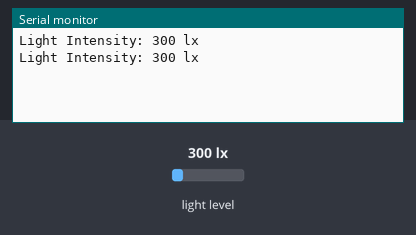
The program below on a simulated ESP8266 (NodeMCU). Parts: the last lines printed to the serial monitor. The inputs (shaded band) are chosen by the test bench; at power-on: light level 300 lx.

Above: at 10.8 s.
10.9 s: light level set to 40 lx
At 20.4 s:
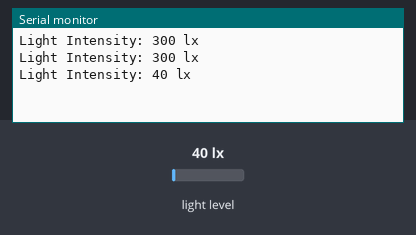
20.9 s: light level set to 500 lx
At 30.4 s:
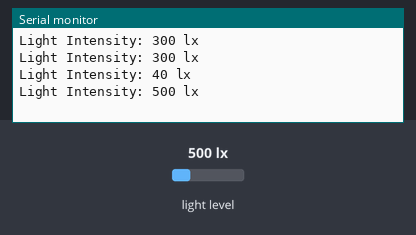
Timing chart, 0 to 31.9 s (numbered marks = the images above; inputs shaded):
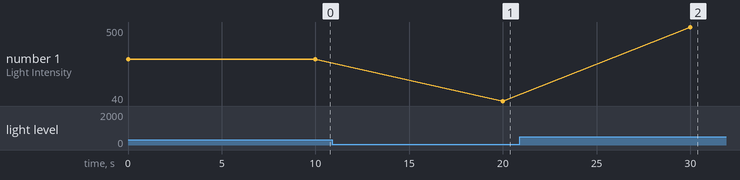

The program:

main.cpp
```cpp
#include <Arduino.h>
#include <BH1750.h>

// put function declarations here:
int myFunction(int, int);
BH1750 lightSensor;

void setup() {
  // put your setup code here, to run once:
  int result = myFunction(2, 3);
  Serial.begin(115200);
  lightSensor.begin();
}

void loop() {
  uint16_t lux = lightSensor.readLightLevel();
  Serial.print("Light Intensity: ");
  Serial.print(lux);
  Serial.println(" lx");
  delay(10000); // Wait for 1 second before the next reading
  // put your main code here, to run repeatedly:
}

// put function definitions here:
int myFunction(int x, int y) {
  return x + y;
}
```

Measured:
- after the input at 10.9 s, the serial monitor: prints a new line after 9.1 s (image 1)
- after the input at 20.9 s, the serial monitor: prints a new line after 9.1 s (image 2)
- plotted number 1: 300 → 40 after the input at 10.9 s, 40 → 500 after the input at 20.9 s
